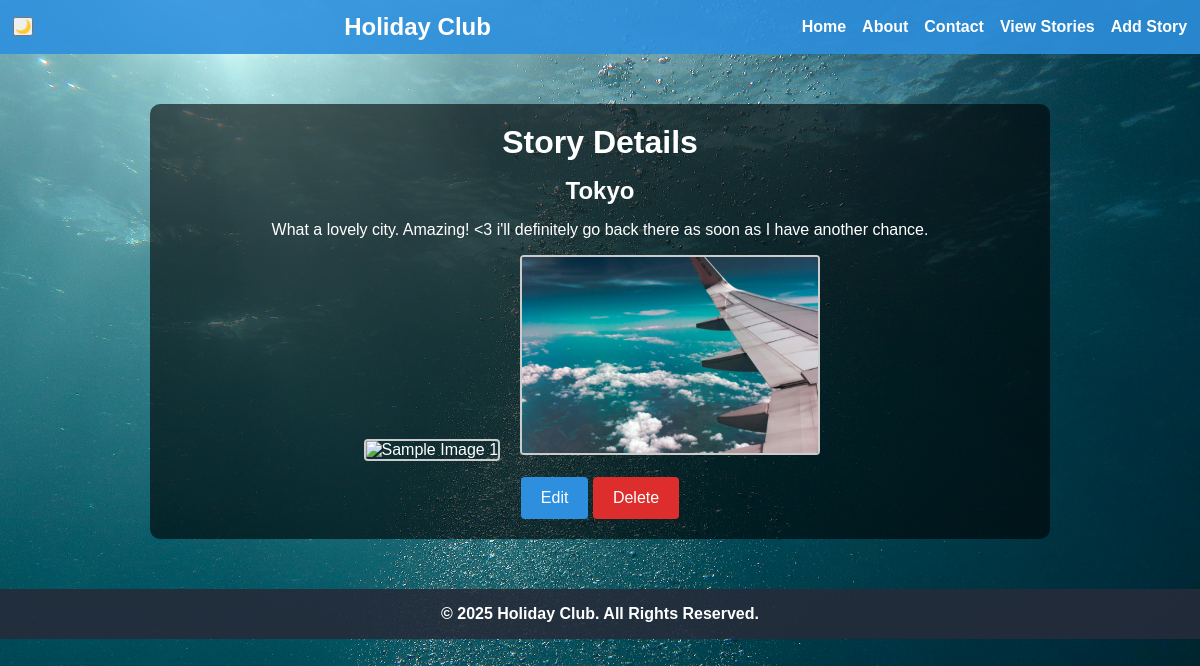
The page /story/7 on the database its author committed.
### tables this page shows
CREATE TABLE stories (
            id INTEGER PRIMARY KEY AUTOINCREMENT,
            location TEXT NOT NULL,
            story_text TEXT NOT NULL
        );

### app.py (the view)
@app.route('/story/<int:story_id>')
def story_detail(story_id):
    conn = get_db_connection()
    story = conn.execute('SELECT * FROM stories WHERE id = ?', (story_id,)).fetchone()
    conn.close()
    if story is None:
        flash("Story not found!", "error")
        return redirect(url_for('view_story'))
    return render_template('story.html', story=story)

### app.py (called while the page is built)
def get_db_connection():
    conn = sqlite3.connect(DATABASE)
    conn.row_factory = sqlite3.Row
    return conn

### templates/story.html
{% extends 'base.html' %}
{% block content %}
<h1>Story Details</h1>
<div class="story-detail">
  <h2>{{ story.location }}</h2>
  <p>{{ story.story_text }}</p>
  <div class="story-images">
    <img src="{{ url_for('static', filename='images/sample1.jpg') }}" alt="Sample Image 1">
    <img src="{{ url_for('static', filename='images/sample2.jpg') }}" alt="Sample Image 2">
  </div>
</div>
<div class="story-actions">
  <a href="{{ url_for('edit_story', story_id=story.id) }}" class="btn">Edit</a>
  <a href="{{ url_for('delete_story', story_id=story.id) }}" class="btn delete">Delete</a>
</div>
{% endblock %}

### static/css/styles.css (style rules this page uses)
* { margin: 0; padding: 0; box-sizing: border-box; }
body { background: url("../images/background.jpg") no-repeat center center fixed; background-size: cover; font-family: Arial, sans-serif; color: white; margin: 0; padding: 0; }
h1, h2 { margin-bottom: 1rem; }
button[type="submit"], .btn { background-color: #2d8fdd; color: #fff; border: none; padding: 0.75rem 1.25rem; border-radius: 4px; cursor: pointer; text-decoration: none; display: inline-block; }
.btn.delete { background-color: #dd2d2d; }
.story-detail { margin: 1rem 0; }
.story-images img { width: 300px; height: 200px; object-fit: cover; margin-right: 1rem; margin-top: 1rem; border: 2px solid #ccc; border-radius: 4px; }

### rows shown on the page
stories: location "Tokyo", story_text "What a lovely city. Amazing! <3 i'll definitely go back there as soon as I have another chance."
